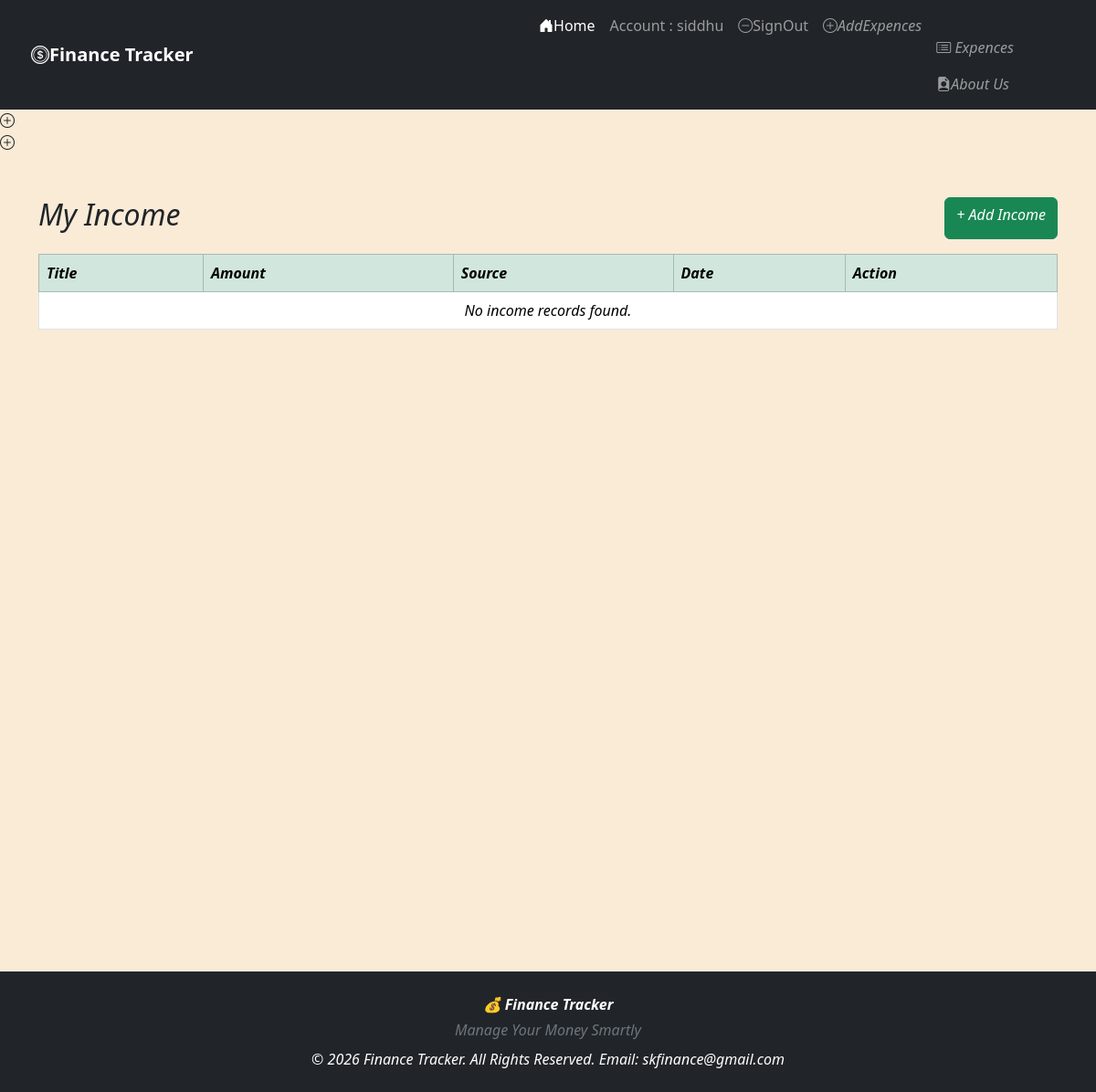
/income/listincome/ (signed in), run on an earlier commit of the app's database.
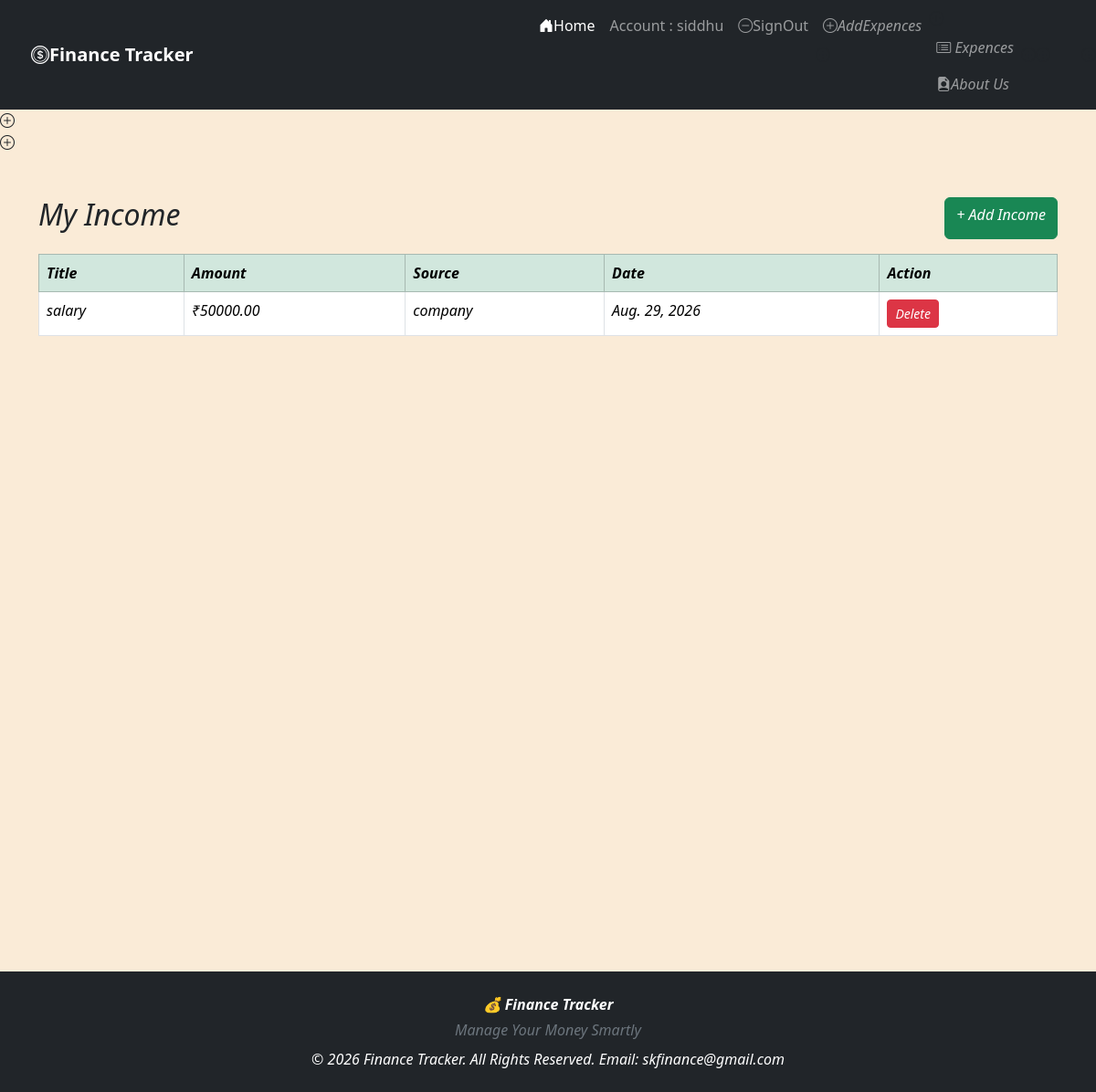
And on a later commit of the database.
### income/models.py (models this page shows, shortened)
class Income(models.Model):
    user = models.ForeignKey(User, on_delete=models.CASCADE)
    title = models.CharField(max_length=100)
    amount = models.DecimalField(max_digits=10, decimal_places=2)
    source = models.CharField(max_length=100)
    date = models.DateField()

### income/views.py (the view)
# urls.py: path('listincome/',list_income, name='list_income'),
@login_required(login_url=('signin'))
def list_income(request):
    incomes = Income.objects.filter(user=request.user)
    return render(
        request,
        'income/listincome.html',
        {'incomes': incomes}
    )

### templates/income/listincome.html
{% extends 'base.html' %}
{% block content %}
<div class="container mt-5">
    <div class="d-flex justify-content-between mb-3">
        <h2>My Income</h2>
        <a href="{% url 'add_income' %}"
           class="btn btn-success">
            + Add Income
        </a>
    </div>
    <table class="table table-bordered table-hover">
        <thead class="table-success">
            <tr>
                <th>Title</th>
                <th>Amount</th>
                <th>Source</th>
                <th>Date</th>
                <th>Action</th>
            </tr>
        </thead>
        <tbody>
            {% for income in incomes %}
            <tr>
                <td>{{ income.title }}</td>
                <td>₹{{ income.amount }}</td>
                <td>{{ income.source }}</td>
                <td>{{ income.date }}</td>
                <td>
                    <a href="{% url 'delete_income' income.id %}"
                       class="btn btn-danger btn-sm">
                        Delete
                    </a>
                </td>
            </tr>
            {% empty %}
            <tr>
                <td colspan="5" class="text-center">
                    No income records found.
                </td>
            </tr>
            {% endfor %}
        </tbody>
    </table>
</div>
{% endblock %}

### templates/base.html (shortened to what this page needs)
<!DOCTYPE html>
<html lang="en">
<head>
    <link href="https://cdn.jsdelivr.net/npm/bootstrap@5.3.8/dist/css/bootstrap.min.css" rel="stylesheet">
    <link rel="stylesheet" href="https://cdn.jsdelivr.net/npm/bootstrap-icons@1.13.1/font/bootstrap-icons.min.css">
    <link rel="stylesheet" href="http://127.0.0.1:8000/static/css/base.css">
</head>
<body>
<div class="header">
<nav class="navbar navbar-expand-lg navbar-dark bg-dark">
    <div class="container">
        <a class="navbar-brand fw-bold" href="#">
             <i class="bi bi-coin"></i>Finance Tracker
        </a>
        <div class="collapse navbar-collapse" id="navbarMenu">
            <ul class="navbar-nav ms-auto">
                <li class="nav-item">
                    <a class="nav-link active" href="{% url 'home' %}">
                        <i class="bi bi-house-door-fill"></i>Home
                    </a>
                </li>
                {% if user.is_authenticated %}
                      <li class="nav-item">
                        <a class="nav-link" href="#">
                            Account : {{user}}
                        </a>
                    </li>
                    <li class="nav-item">
                        <a class="nav-link" href={% url 'signout' %}>
                            <i class="bi bi-dash-circle"></i>SignOut
                    </li>
                <li class="nav-item">
                        <a class="nav-link" href={% url 'addexpences' %}>
                             <i class="bi bi-plus-circle">AddExpences
                    </li>
                <li class="nav-item">
                        <a class="nav-link" href={% url 'listexpences' %}>
                            <i class="bi bi-card-list"></i> Expences
                    </li>
                {%endif%}
                <li class="nav-item">
                    <a class="nav-link" href="{% url 'about'%}">
                        <i class="bi bi-file-earmark-person-fill"></i>About Us
                    </a>
                </li>
            </ul>
        </div>
    </div>
</nav>
</div>
<div class="content" style="min-height: 100vh;">
    {% block content %}
    {% endblock content %}
</div>
<div class="footer">
<footer class="bg-dark text-white text-center py-4 mt-5">
    <div class="container">
        <p class="mb-1 fw-bold">
            💰 Finance Tracker
        </p>
        <p class="mb-0 text-secondary">
            Manage Your Money Smartly
        </p>
        <p class="mb-0 mt-2">
            © 2026 Finance Tracker. All Rights Reserved.
             Email: skfinance@gmail.com
        </p>
    </div>
</footer>
</div>
</body>
</html>

### static/css/base.css (style rules this page uses)
body { background-color: antiquewhite; }

What changed in the data, as far as the page shows it:
added Income: title "salary", amount "50000.00", source "company", date "Aug. 29, 2026"
Also different on the page:
text no longer shown: "No income records found."
